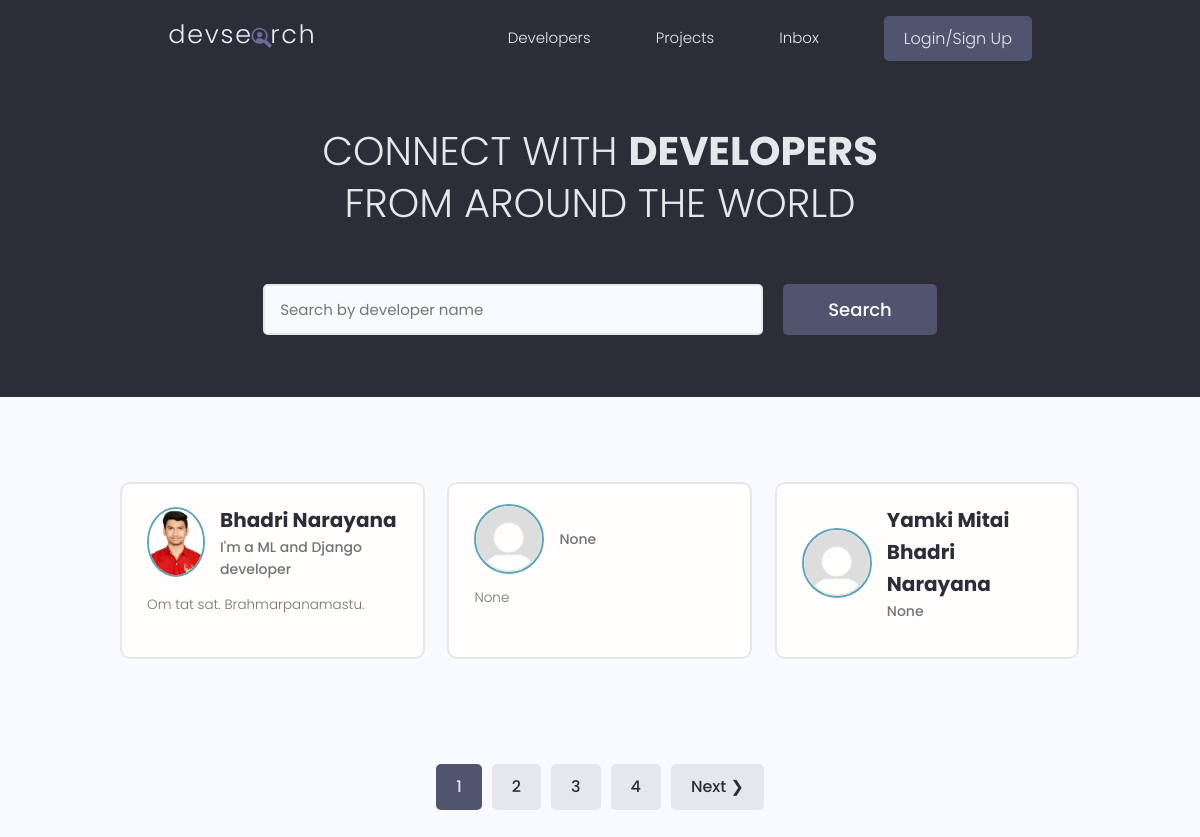
The app's page /, older data.
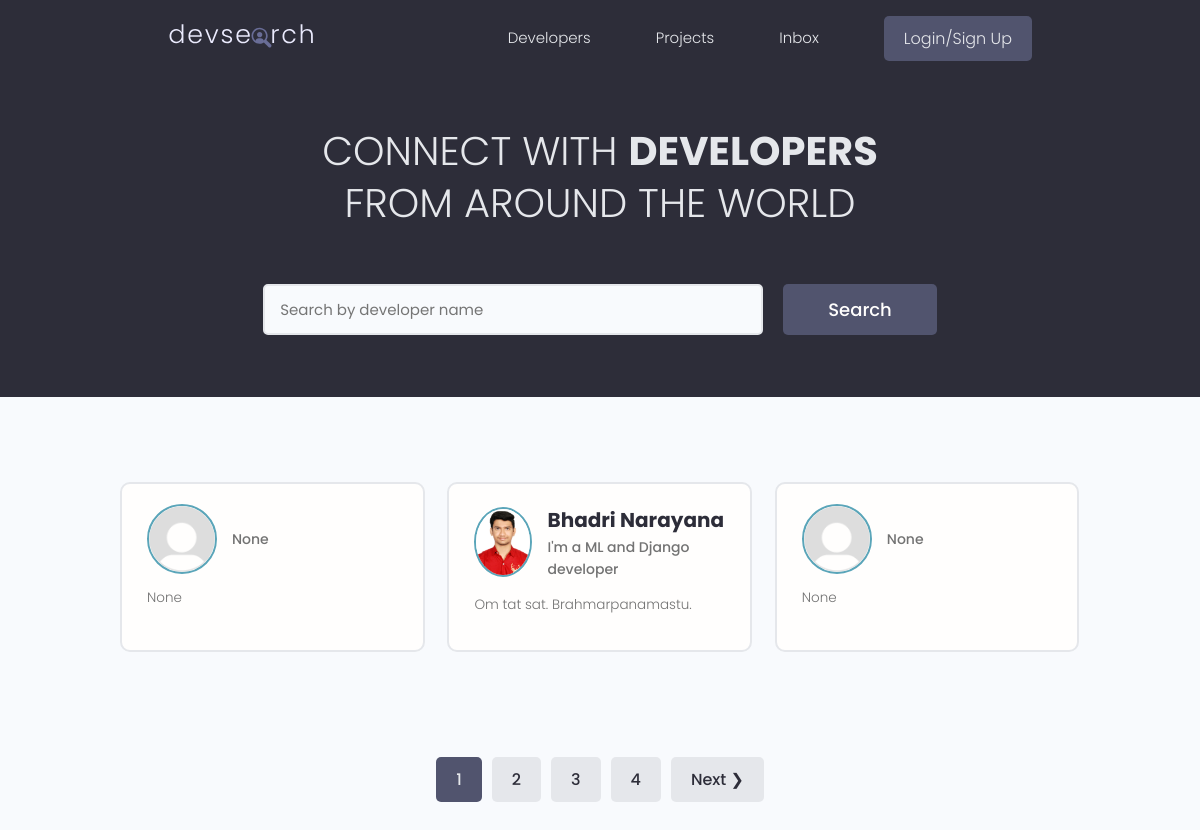
The same page, newer data.
### users/models.py (models this page shows, shortened)
class Profile(models.Model):
    user = models.OneToOneField(User, on_delete = models.CASCADE, null = True, blank = True)
    name = models.CharField(max_length = 200, blank = True, null = True)
    username = models.CharField(unique = True, max_length=200, blank = True, null = True)
    location = models.CharField(max_length=200, blank = True, null = True)
    email = models.EmailField(max_length = 500, blank = True, null = True)
    short_intro = models.CharField(max_length = 200, blank = True, null = True)
    bio = models.TextField(blank = True, null = True)
    profile_image = models.ImageField(null = True, blank = True, upload_to = 'profiles/', default="profiles/default.png")
    social_github = models.CharField(max_length = 200, blank=True, null = True)
    social_twitter = models.CharField(max_length = 200, blank=True, null = True)
    social_linkedin = models.CharField(max_length = 200, blank=True, null = True)
    social_youtube = models.CharField(max_length = 200, blank=True, null = True)
    social_website = models.CharField(max_length = 200, blank=True, null = True)
    created = models.DateTimeField(auto_now_add=True)
    id = models.UUIDField(default = uuid.uuid4, primary_key=True, unique=True, editable=False)

### users/views.py (the view)
# urls.py: path('', views.profiles, name = 'profiles'),
def profiles(request):
    profiles, search_query = searchProfiles(request)
    custom_range, profiles = paginateProfiles(request, profiles, 3)
    return render(request, 'users/profiles.html', {'profiles':profiles, 'search_query':search_query, 'custom_range':custom_range})

### users/utils.py (called while the page is built)
def paginateProfiles(request, profiles, results):
        page = request.GET.get('page')
        paginator = Paginator(profiles, results)
        try:
                profiles = paginator.page(page)
        except PageNotAnInteger:
                page = 1
                profiles = paginator.page(page)
        except EmptyPage:
                page = paginator.num_pages
                profiles = paginator.page(page)
        leftIndex = (int(page) - 4)
        if leftIndex < 1:
                leftIndex = 1
        rightIndex = (int(page) + 5)
        if rightIndex > paginator.num_pages:
                rightIndex = paginator.num_pages + 1
        custom_range = range(leftIndex, rightIndex)
        return custom_range, profiles

def searchProfiles(request):
    search_query = ''
    if request.GET.get('search_query'):
        search_query = request.GET.get('search_query')
    skills = Skill.objects.filter(name__icontains = search_query)
    profiles = Profile.objects.distinct().filter(Q(name__icontains = search_query) |
                                       Q(short_intro__icontains = search_query) |
                                       Q(skill__in = skills)
                                       )
    return profiles, search_query

### users/templates/users/profiles.html (shortened to what this page needs)
{% extends 'main.html' %}
{% block content %}
<main class="home">
    <section class="hero-section text-center">
      <div class="container container--narrow">
        <div class="hero-section__box">
          <h2>CONNECT WITH <span>DEVELOPERS</span></h2>
          <h2>FROM AROUND THE WORLD</h2>
        </div>
        <div class="hero-section__search">
          <form id = "searchForm" class="form" action="" method="get">
            <div class="form__field">
              <input class="input input--text" id="formInput#search" type="text" name="search_query"
                value = "{{search_query}}" placeholder="Search by developer name" />
            </div>
            <input class="btn btn--sub btn--lg" type="submit" value="Search" />
          </form>
        </div>
      </div>
    </section>
    <section class="devlist">
      <div class="container">
        <div class="grid grid--three">
            {% for profile in  profiles%}
          <div class="column card">
            <div class="dev">
              <a href="{% url 'profile' profile.id %}" class="card__body">
                <div class="dev__profile">
                  <img class="avatar avatar--md" src="{{profile.profile_image.url}}" alt="image" />
                  <div class="dev__meta">
                    <h3>{{profile.name}}</h3>
                    <h5>{{profile.short_intro|slice:"60"}}</h5>
                  </div>
                </div>
                <p class="dev__info">
                  {{profile.bio| slice:"150"}}
                </p>
              </a>
            </div>
          </div>
          {% endfor %}
        </div>
      </div>
    </section>
    {% include 'pagination.html' with queryset=profiles custom_range=custom_range %}
  </main>
{% endblock content %}

### templates/main.html (shortened to what this page needs)
<!DOCTYPE html>
{% load static %}
<html lang="en">
<head>
  <link rel="stylesheet" href="https://cdnjs.cloudflare.com/ajax/libs/font-awesome/6.4.0/css/all.min.css" />
  <link rel="stylesheet" href="{% static 'uikit/styles/uikit.css' %}" />
  <link rel="stylesheet" href="{% static 'styles/app.css' %}"/>
</head>
<body>
    {% include 'navbar.html' %}
    {% block content %}
    {% endblock content %}
</body>
</html>

### templates/navbar.html (shortened to what this page needs)
{% load static %}
<header class="header">
    <div class="container container--narrow">
      <a href="{% url 'profiles' %}" class="header__logo">
        <img src="{% static 'images/logo.svg' %}" alt="DevSearch Logo" />
      </a>
      <nav class="header__nav">
        <ul class="header__menu">
          <li class="header__menuItem"><a href="{% url 'profiles' %}">Developers</a></li>
          <li class="header__menuItem"><a href="{% url 'projects' %}">Projects</a></li>
          <li class="header__menuItem"><a href="">Inbox</a></li>
          {% if request.user.is_authenticated %}
          <li class="header__menuItem"><a href="{% url 'account' %}">Account</a></li>
          <li class="header__menuItem"><a href="{% url 'create-project' %}">Add Project</a></li>
          <li class="header__menuItem"><a href="{% url 'logout' %}" class="btn btn--sub">Logout</a></li>
          {% else %}<li class="header__menuItem"><a href="{% url 'login' %}" class="btn btn--sub">Login/Sign Up</a></li>
          {% endif %}
        </ul>
      </nav>
    </div>
  </header>

### templates/pagination.html (shortened to what this page needs)
{% if queryset.has_other_pages %}
<div class="pagination">
  <ul class="container">
    {% for page in custom_range %}
    {% if page == queryset.number %}
    <li><a href="?page={{page}}" class="btn page-link btn--sub" data-page="{{page}}">{{page}}</a></li>
    {% else %}
    <li><a href="?page={{page}}" class="btn page-link" data-page="{{page}}">{{page}}</a></li>
    {% endif %}
    {% endfor %}
    {% if queryset.has_next %}
    <li><a href="?page={{queryset.next_page_number}}" class="btn page-link" data-page="{{queryset.next_page_number}}">Next &#10095;</a></li>
    {% endif %}
  </ul>
</div>
{% endif %}

### static/styles/app.css (style rules this page uses)
:root { --color-sub: #2d2d39; }
.btn--sub { background-color: var(--color-sub-light); }
.card { border: 2px solid var(--color-light); }
img { width: 100%; }
.header { position: sticky; z-index: 111; background-color: var(--color-sub); padding: 1.5rem 0; }
.header > .container { display: flex; justify-content: space-between; align-items: center; }
.header__logo > img { height: 3.8rem; }
.header__nav > ul { display: inline-flex; align-items: center; list-style: none; gap: 6.5rem; }
.header__menuItem > a { color: var(--color-light); font-weight: 300; }
.hero-section { height: 40vh; display: flex; align-items: center; background-color: var(--color-sub); }
.hero-section__box { margin-bottom: 4rem; }
.hero-section__box > h2, .hero-section__box > h2 > span { font-size: 4rem; color: var(--color-light); line-height: 1.3; text-transform: uppercase; }
.hero-section__box > h2 { font-weight: 300; }
.hero-section__box > h2 > span { font-weight: 700; }
.hero-section__search > .form { display: flex; align-items: center; justify-content: center; gap: 2rem; }
.hero-section__search > .form input.input--text { width: 50rem; }
.devlist { margin-top: 8rem; }
.devlist .grid { align-items: stretch; }
.devlist .dev .dev__profile { display: flex; align-items: center; gap: 1.5rem; }
.devlist .dev .dev__meta h3 { color: var(--color-sub); font-size: 2rem; font-weight: 700; }
.devlist .dev .dev__meta h5 { color: var(--color-text); font-size: 1.4rem; font-weight: 500; }
.devlist .dev .dev__info { margin: 1.5rem 0; font-size: 1.35rem; line-height: 1.4; text-align: justify; }
.pagination { margin-top: 8rem; margin-bottom: 10rem; }
.pagination > ul { flex-wrap: wrap; list-style: none; display: flex; align-items: center; justify-content: center; gap: 1rem; }
.pagination .btn { color: var(--color-sub); }
.pagination .btn.btn--sub { color: var(--color-light); }

### static/uikit/styles/modules/_variables.css (style rules this page uses)
:root { --color-main: #5aa5b9; --color-main-light: #e6faff; --color-sub: #3f4156; --color-sub-light: #51546e; --color-sub-lighter: #ededfd; --color-text: #737373; --color-gray: #8b8b8b; --color-light: #e5e7eb; --color-light-gray: #767676; --color-bg: #f8fafd; --color-white: #fffefd; --color-white-light: #f3f3f3; --color-success: #359e64; --color-success-bg: #def8e8; --color-error: #fc4b0b; --color-error-bg: #fff2ee; --font-base: 'Poppins', arial, helvetica, 'Segoe UI', roboto, ubuntu, sans-serif; --font-monospace: 'Fira Code', 'Courier New', courier, monospace; --font-regular: 300; --font-medium: 500; --font-bold: 700; --generic-shadow: 1px 1px 5px #00000010; --generic-transition: all 0.3s ease-in-out; }

### static/uikit/styles/modules/_base.css (style rules this page uses)
* { margin: 0; padding: 0; box-sizing: border-box; text-rendering: optimizeLegibility; color: inherit; font-size: inherit; }
html { font-size: 50%; }
@media only screen and (min-width: 480px) { html { font-size: 56.25%; } }
@media only screen and (min-width: 1200px) { html { font-size: 62.5%; } }
body { line-height: 1.6; font-weight: 400; font-size: 1.5rem; color: var(--color-text); background-color: var(--color-bg); min-height: 100vh; }

### static/uikit/styles/modules/_typography.css (style rules this page uses)
* { font-family: var(--font-base); }
h2 { font-size: 3.6rem; font-weight: var(--font-bold); }
h3 { font-size: 3.2rem; font-weight: var(--font-medium); }
h5 { font-size: 2.4rem; font-weight: var(--font-medium); }
h5, h6 { font-weight: var(--font-regular); }
p, span, strong { font-size: 1.6rem; color: var(--color-text); font-weight: var(--font-regular); }
a { padding-bottom: 2px; text-decoration: none; display: inline-block; color: var(--color-main); font-weight: var(--font-medium); }

### static/uikit/styles/modules/_utilities.css (style rules this page uses)
.container { width: 92%; max-width: 165rem; margin: 0 auto; box-sizing: border-box; }
.container--narrow { width: 92%; max-width: 120rem; }
@media screen and (min-width: 1000px) { .container { width: 90%; } }
@media screen and (min-width: 1000px) { .container--narrow { width: 85%; } }
@media screen and (min-width: 1200px) { .container { width: 80%; } }
@media screen and (min-width: 1200px) { .container--narrow { width: 72%; } }
.text-center { text-align: center; }

### static/uikit/styles/modules/_avatar.css (style rules this page uses)
.avatar { border-radius: 50%; border: 2px solid var(--color-main); object-fit: cover; }
.avatar--md { height: 7rem; width: 7rem; }

### static/uikit/styles/modules/_card.css (style rules this page uses)
.card { border-radius: 1rem; background-color: var(--color-white); border: 1.5px solid var(--color-light); width: auto; height: auto; margin-top: 0.5rem; margin-bottom: 0.5rem; overflow: hidden; }
.card__body, .card__header { padding: 2rem 2.5rem; }

Row changes from the older to the newer data that the page shows:
no longer on this page (row unchanged): Profile: profile_image (placeholder picture), name "Yamki Mitai Bhadri Narayana", short_intro "None"
added Profile: profile_image (placeholder picture), short_intro "None", bio "None"
